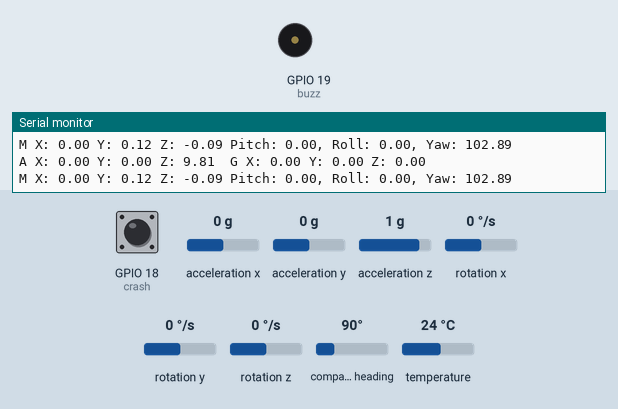
This sketch was run on a simulated ESP32. On the bench: buzzer (waves = sounding, pin HIGH), the last lines printed to the serial monitor. The test bench sets the inputs (shaded band); at power-on: acceleration x 0 g, GPIO 18 (crash) HIGH, acceleration y 0 g, acceleration z 1 g, rotation x 0 °/s, rotation y 0 °/s, rotation z 0 °/s, compass heading 90°, temperature 24 °C. WiFi joins after 1.5 s; servers stay silent unless stated.

Above: at 3.0 s.
3.1 s: acceleration x set to -1.2 g
4.6 s: acceleration x set to -1.5 g
At 4.76 s:
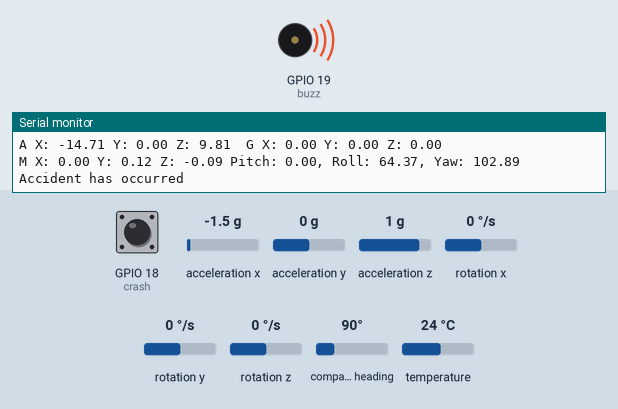
7.6 s: acceleration x set to -0.8 g
At 8.0 s:
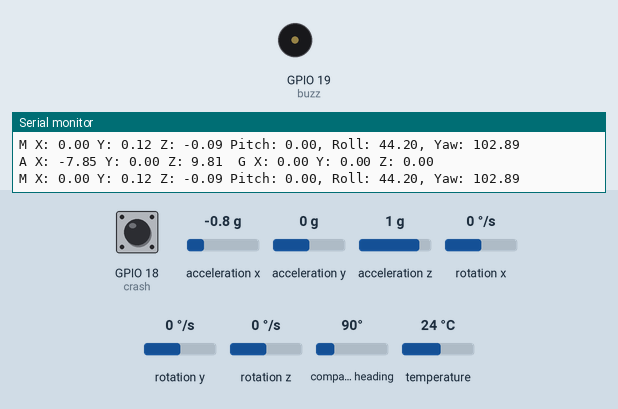
9.1 s: acceleration x set to -1.4 g
At 9.3 s:
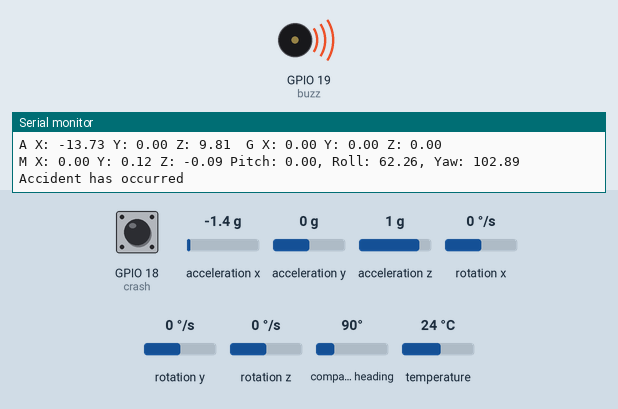
Timing chart, 0 to 13.1 s (numbered marks = the images above; inputs shaded):
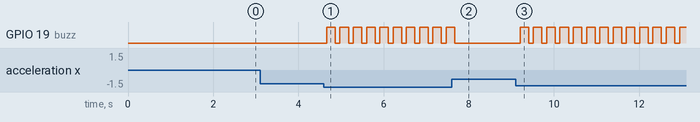

The sketch:

Accident_Detection_using_IoT.ino
```cpp
#include <Adafruit_MPU6050.h>
#include <Adafruit_Sensor.h>
#include <Wire.h>
#include <QMC5883LCompass.h>
#include <WiFi.h>
#include <WiFiClient.h>
#define BLYNK_TEMPLATE_ID "<Insert ID Here>"
#define BLYNK_TEMPLATE_NAME "<Insert Template Name here>"
#define BLYNK_AUTH_TOKEN "<Insert Authentication token Here>"
#include <BlynkSimpleEsp32.h>
#define PI 22/7

Adafruit_MPU6050 mpu;
QMC5883LCompass compass;

float ax, ay, az, gx, gy, gz, mx, my, mz;
float yaw=0.0, pitch=0.0, roll=0.0;
float yawp=0.0, pitchp=0.0, rollp=0.0;
int buzz = 19;
int crash = 18;
char ssid[] = "POCO F4";
char pass[] = "00000000";
char auth[] = BLYNK_AUTH_TOKEN;

void initializeHardware() {
    pinMode(buzz, OUTPUT);
    pinMode(crash, INPUT);
}

void connectToWiFi() {
    WiFi.begin(ssid, pass);
    Serial.print("Connecting to Wi-Fi");
    while (WiFi.status() != WL_CONNECTED) {
        Serial.print(".");
        delay(300);
    }
    Serial.println();
    Serial.print("Connected with IP: ");
    Serial.println(WiFi.localIP());
}

void initializeSensors() {
    Serial.println("Initializing sensors...");
    mpu.begin();
    compass.init();
    Serial.println("Done!");
}

void readSensors() {
    sensors_event_t a, g, temp;
    mpu.getEvent(&a, &g, &temp);
    compass.read();
    ax = a.acceleration.x;
    ay = a.acceleration.y;
    az = a.acceleration.z;
    gx = g.gyro.x;
    gy = g.gyro.y;
    gz = g.gyro.z;
    mx = compass.getX();
    my = compass.getY();
    mz = compass.getZ();
}

void computeAngles()
{
    pitch = atan2(ay, sqrt((ax * ax) + (az * az)));
    roll = atan2(-ax, sqrt((ay * ay) + (az * az)));
    float Yh = (my * cos(roll)) - (mz * sin(roll));
    float Xh = (mx * cos(pitch)) + (my * sin(roll) * sin(pitch)) + (mz * cos(roll) * sin(pitch));
    yaw = atan2(Yh, Xh);
    roll = roll * 65.5;
    pitch = pitch * 65.5;
    yaw = yaw * 65.5;
}

void sendDataToBlynk()
{
  Blynk.virtualWrite(V0, pitch);
  Blynk.virtualWrite(V1, yaw);
  Blynk.virtualWrite(V2, roll);
  Blynk.virtualWrite(V3, "Safe");
}

void checkAccident()
{
  if ( digitalRead(crash) == LOW || pitch > 60 || roll > 60 || roll < -60 || pitch < -60 )
    {
      Serial.println("Accident has occurred");
      Blynk.virtualWrite(V3, "ACCIDENT HAS OCCURED");
      Blynk.logEvent("accident_detect", "Accident_Detect");
      analogWrite(buzz, 400);
      delay(200);
      analogWrite(buzz,0);
    }
    yawp=yaw;
    rollp=roll;
    pitchp=pitch;
}

void printSensorData()
{
    Serial.print("A X: ");
    Serial.print(ax);
    Serial.print(" Y: ");
    Serial.print(ay);
    Serial.print(" Z: ");
    Serial.print(az);
    Serial.print("  G X: ");
    Serial.print(gx);
    Serial.print(" Y: ");
    Serial.print(gy);
    Serial.print(" Z: ");
    Serial.println(gz);
    Serial.print("M X: ");
    Serial.print(0.0001 * mx);
    Serial.print(" Y: ");
    Serial.print(0.0001 * my);
    Serial.print(" Z: ");
    Serial.print(0.0001 * mz);
    Serial.print(" Pitch: ");
    Serial.print(pitch);
    Serial.print(", Roll: ");
    Serial.print(roll);
    Serial.print(", Yaw: ");
    Serial.println(yaw);
}

void setup()
{
    Serial.begin(115200);
    Blynk.begin(auth, ssid, pass);
    //Blynk.virtualWrite(V3, "Safe");
    initializeHardware();
    connectToWiFi();
    initializeSensors();
}

void loop() {
    Blynk.run();
    readSensors();
    computeAngles();
    sendDataToBlynk();
    printSensorData();
    checkAccident();
    delay(100);
}
```

Measured:
- the behaviour switches between -1.3 and -1.4 g on acceleration x (found by bisection; images 0 and 1)
- after the input at 4.6 s, GPIO 19 (buzz): alternates HIGH for 0.20 s and LOW for 0.11 s, starting after 0.06 s
- after the input at 7.6 s, GPIO 19 (buzz): goes on until 7.7 s, then stays LOW
- after the input at 9.1 s, GPIO 19 (buzz): alternates HIGH for 0.20 s and LOW for 0.11 s, starting after 0.11 s
